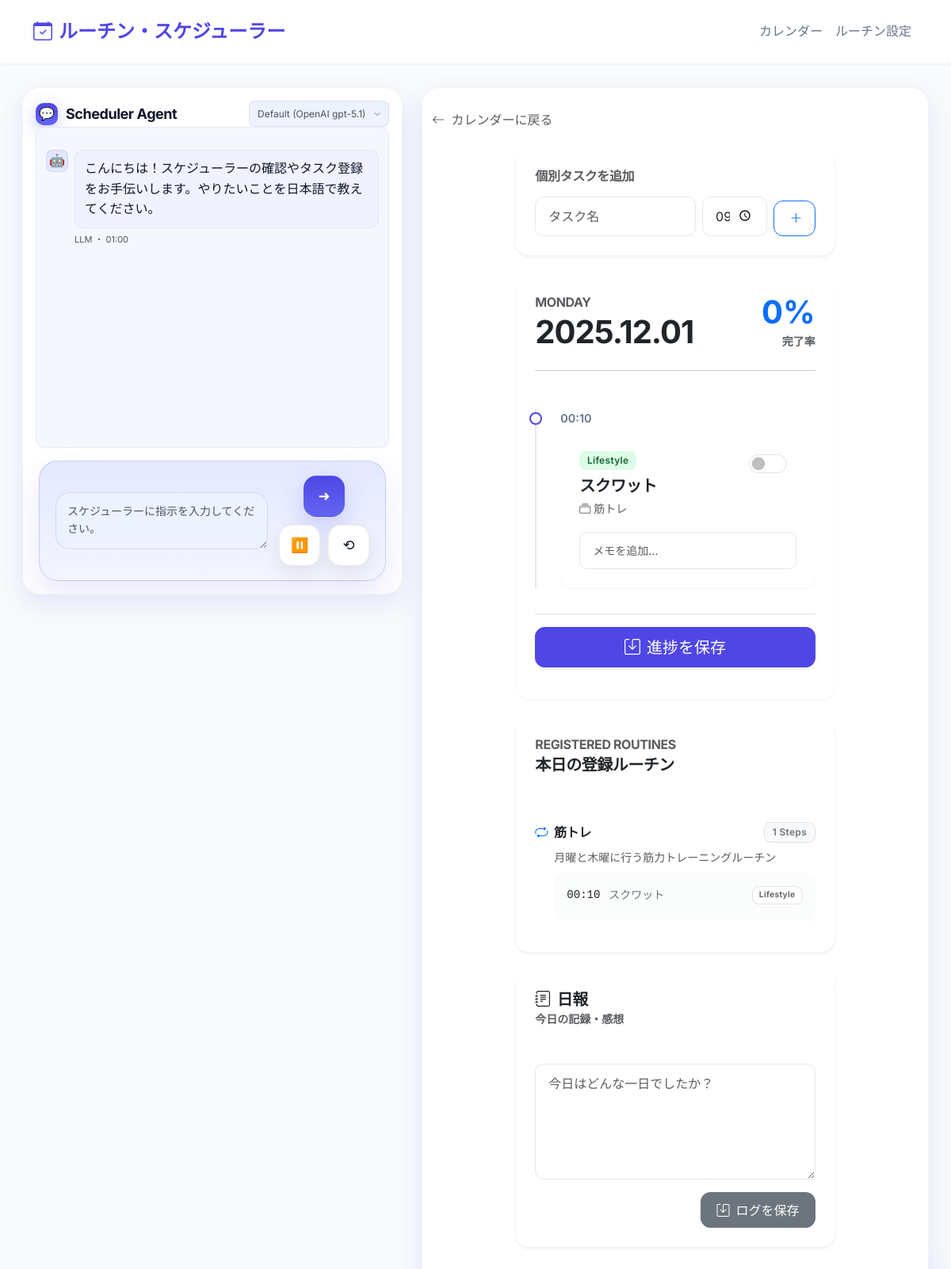
Screenshot of /day/2025-12-01 with the database file from the repository.
### app.py (models this page shows)
class Step(db.Model):
    id = db.Column(db.Integer, primary_key=True)
    routine_id = db.Column(db.Integer, db.ForeignKey('routine.id'), nullable=False)
    name = db.Column(db.String(100), nullable=False)
    time = db.Column(db.String(10), default="00:00") # HH:MM
    category = db.Column(db.String(50), default="Other") # IoT, Browser, Lifestyle, Other
    memo = db.Column(db.String(200)) # New field

class Routine(db.Model):
    id = db.Column(db.Integer, primary_key=True)
    name = db.Column(db.String(100), nullable=False)
    days = db.Column(db.String(50), default="0,1,2,3,4") # 0=Mon, 6=Sun. Comma separated
    description = db.Column(db.String(200))
    steps = db.relationship('Step', backref='routine', lazy=True, cascade="all, delete-orphan")

### app.py (the view, shortened to what this page needs)
@app.route('/day/<date_str>', methods=['GET', 'POST'])
def day_view(date_str):
    try:
        date_obj = datetime.datetime.strptime(date_str, '%Y-%m-%d').date()
    except ValueError:
        return redirect(url_for('index'))
    timeline_items, completion_rate = _get_timeline_data(date_obj)
    day_log = DayLog.query.filter_by(date=date_obj).first()
    routines = get_weekday_routines(date_obj.weekday())
    return render_template('day.html', date=date_obj, timeline_items=timeline_items, day_log=day_log, completion_rate=completion_rate, routines=routines)

### app.py (called while the page is built, shortened)
@app.context_processor
def _inject_proxy_prefix():
    return {"proxy_prefix": request.environ.get("SCRIPT_NAME", "") or ""}

def get_weekday_routines(weekday_int):
    all_routines = Routine.query.all()
    matched = []
    for r in all_routines:
        if str(weekday_int) in r.days.split(','):
            matched.append(r)
    return matched

def _get_timeline_data(date_obj):
    routines = get_weekday_routines(date_obj.weekday())
    custom_tasks = CustomTask.query.filter_by(date=date_obj).all()
    timeline_items = []
    total_items = 0
    completed_items = 0
    for r in routines:
        for s in r.steps:
            log = DailyLog.query.filter_by(date=date_obj, step_id=s.id).first()
            timeline_items.append({
                'type': 'routine',
                'routine': r,
                'step': s,
                'log': log,
                'time': s.time,
                'id': s.id
            })
            total_items += 1
            if log and log.done:
                completed_items += 1
    timeline_items.sort(key=lambda x: x['time'])
    completion_rate = 0
    if total_items > 0:
        completion_rate = int((completed_items / total_items) * 100)
    return timeline_items, completion_rate

### templates/day.html
{% extends "layout.html" %}
{% block content %}
<div class="mb-4">
    <a href="{{ url_for('index') }}" class="text-decoration-none text-muted hover-primary">
        <i class="bi bi-arrow-left me-1"></i> カレンダーに戻る
    </a>
</div>
<div class="row justify-content-center">
    <div class="col-lg-8">
        <div class="card shadow-sm border-0 mb-4">
            <div class="card-body">
                <h6 class="text-muted mb-3">個別タスクを追加</h6>
                <form method="POST" class="row g-2 align-items-end">
                    <div class="col-7">
                        <input type="text" class="form-control" name="custom_name" placeholder="タスク名" required>
                    </div>
                    <div class="col-3">
                        <input type="time" class="form-control" name="custom_time" value="09:00">
                    </div>
                    <div class="col-2">
                        <button type="submit" name="add_custom_task" class="btn btn-outline-primary w-100">
                            <i class="bi bi-plus-lg"></i>
                        </button>
                    </div>
                </form>
            </div>
        </div>
        {% include 'timeline_partial.html' %}
        <div class="card shadow-sm border-0 mb-4">
            <div class="card-header bg-white border-0 pt-4 px-4">
                 <h6 class="text-uppercase text-muted mb-1">Registered Routines</h6>
                 <h5 class="fw-bold mb-0">本日の登録ルーチン</h5>
            </div>
            <div class="card-body px-4">
                {% if routines and routines|length > 0 %}
                    <div class="list-group list-group-flush">
                    {% for routine in routines %}
                        <div class="list-group-item px-0 py-3 border-light">
                            <div class="d-flex justify-content-between align-items-center mb-2">
                                <h6 class="mb-0 fw-bold text-dark"><i class="bi bi-repeat me-2 text-primary"></i>{{ routine.name }}</h6>
                                <span class="badge bg-light text-secondary border">{{ routine.steps|length }} Steps</span>
                            </div>
                            {% if routine.description %}
                                <p class="small text-muted mb-2 ps-4">{{ routine.description }}</p>
                            {% endif %}
                            <div class="bg-light bg-opacity-50 rounded-3 p-3 mt-2 ms-4">
                                {% if routine.steps|length == 0 %}
                                    <span class="small text-muted">ステップなし</span>
                                {% else %}
                                    {% for step in routine.steps|sort(attribute='time') %}
                                        <div class="d-flex small text-secondary mb-1 align-items-center">
                                            <span class="fw-medium text-dark me-2 font-monospace" style="min-width: 45px;">{{ step.time }}</span>
                                            <span class="me-auto">{{ step.name }}</span>
                                            <span class="badge bg-white text-muted border ms-2" style="font-size: 0.65rem;">{{ step.category }}</span>
                                        </div>
                                    {% endfor %}
                                {% endif %}
                            </div>
                        </div>
                    {% endfor %}
                    </div>
                {% else %}
                    <div class="text-center py-4">
                        <p class="text-muted mb-0">本日の登録ルーチンはありません。</p>
                    </div>
                {% endif %}
            </div>
        </div>
        <div id="daily-log-wrapper">
            {% include 'log_partial.html' %}
        </div>
    </div>
</div>
{% endblock %}

### templates/timeline_partial.html (shortened to what this page needs)
<div id="schedule-container" class="card shadow-md border-0 mb-4">
    <div class="card-header bg-white border-0 pt-4 pb-2 px-4">
        <div class="d-flex justify-content-between align-items-end">
            <div>
                <h6 class="text-uppercase text-muted mb-1">{{ date.strftime('%A') }}</h6>
                <h2 class="mb-0 display-6 fw-bold">{{ date.strftime('%Y.%m.%d') }}</h2>
            </div>
            <div class="text-end">
                 {% if timeline_items|length > 0 %}
                    <div class="display-6 fw-bold text-primary">{{ completion_rate }}%</div>
                    <small class="text-muted">完了率</small>
                {% endif %}
            </div>
        </div>
    </div>
    <div class="card-body px-4 pt-2">
        <hr class="mb-5 mt-2 opacity-10">
        {% if timeline_items|length == 0 %}
            <div class="text-center py-5">
                <div class="mb-3 text-muted display-1"><i class="bi bi-calendar-check"></i></div>
                <h4 class="text-muted">タスクがありません。</h4>
                <p class="text-muted">上のフォームからタスクを追加してください。</p>
            </div>
        {% else %}
            <form method="POST">
                <div class="timeline">
                    {% for item in timeline_items %}
                    {% set done_name = "done_" ~ item.id if item.type == 'routine' else "custom_done_" ~ item.id %}
                    {% set memo_name = "memo_" ~ item.id if item.type == 'routine' else "custom_memo_" ~ item.id %}
                    {% set is_done = item.log.done if item.log else false %}
                    {% set memo_val = item.log.memo if item.log and item.log.memo else '' %}
                    {% set item_dom_id = "item_" ~ item.type ~ "_" ~ item.id %}
                    <div class="timeline-item" id="{{ item_dom_id }}">
                        <div class="timeline-dot" style="{% if item.type == 'custom' %}border-color: var(--secondary-color);{% endif %}"></div>
                        <div class="timeline-time">{{ item.time }}</div>
                        <div class="card {% if is_done %}bg-light border-success{% endif %}">
                            <div class="card-body">
                                <div class="d-flex justify-content-between align-items-start mb-2">
                                    <div>
                                        {% if item.type == 'routine' %}
                                            <span class="badge badge-{{ item.step.category|lower }} mb-2">{{ item.step.category }}</span>
                                            <h5 class="card-title mb-1">{{ item.step.name }}</h5>
                                            <small class="text-muted"><i class="bi bi-collection me-1"></i>{{ item.routine.name }}</small>
                                        {% endif %}
                                    </div>
                                    <div class="form-check form-switch">
                                        <input class="form-check-input fs-4" type="checkbox"
                                               name="{{ done_name }}"
                                               id="{{ done_name }}"
                                               role="switch"
                                               {% if is_done %}checked{% endif %}>
                                    </div>
                                </div>
                                <div class="mt-3">
                                    <input type="text" class="form-control form-control-sm bg-white"
                                           name="{{ memo_name }}"
                                           placeholder="メモを追加..."
                                           value="{{ memo_val }}">
                                </div>
                            </div>
                        </div>
                    </div>
                    {% endfor %}
                </div>
                <div class="sticky-bottom bg-white py-3 border-top mt-4" style="bottom: 0; z-index: 10;">
                     <button type="submit" class="btn btn-primary w-100 btn-lg shadow-sm">
                        <i class="bi bi-save me-2"></i>進捗を保存
                    </button>
                </div>
            </form>
        {% endif %}
    </div>
</div>

### static/style.css (style rules this page uses)
:root { --primary-color: #4f46e5; --primary-hover: #4338ca; --secondary-color: #64748b; --bg-color: #f8fafc; --card-bg: #ffffff; --text-main: #1e293b; --text-muted: #94a3b8; --border-radius: 16px; --shadow-sm: 0 1px 3px rgba(0,0,0,0.05); --shadow-md: 0 4px 6px -1px rgba(0,0,0,0.1), 0 2px 4px -1px rgba(0,0,0,0.06); --font-main: "Söhne", "Inter", "Noto Sans JP", ui-sans-serif, system-ui, -apple-system, "Segoe UI", Roboto, Ubuntu, Cantarell, "Noto Sans", sans-serif, "Helvetica Neue", Arial, "Apple Color Emoji", "Segoe UI Emoji", "Segoe UI Symbol", "Noto Color Emoji"; }
body { font-family: var(--font-main); background-color: var(--bg-color); color: var(--text-main); line-height: 1.6; }
h1, h2, h3, h4, h5, h6 { font-weight: 700; letter-spacing: -0.025em; }
.card { background-color: var(--card-bg); border: none; border-radius: var(--border-radius); box-shadow: var(--shadow-sm); transition: transform 0.2s, box-shadow 0.2s; }
.card-header { background-color: transparent; border-bottom: 1px solid #f1f5f9; padding: 1.25rem 1.5rem; font-weight: 600; }
.card-body { padding: 1.5rem; }
.btn { border-radius: 12px; padding: 0.6rem 1.2rem; font-weight: 500; transition: all 0.2s; }
.btn-primary { background-color: var(--primary-color); border-color: var(--primary-color); }
.timeline { position: relative; padding-left: 2rem; }
.timeline::before { content: ''; position: absolute; left: 0; top: 0; bottom: 0; width: 2px; background: #e2e8f0; }
.timeline-item { position: relative; margin-bottom: 2rem; }
.timeline-dot { position: absolute; left: -2.45rem; top: 0.25rem; width: 1rem; height: 1rem; background: var(--card-bg); border: 2px solid var(--primary-color); border-radius: 50%; z-index: 1; }
.timeline-time { font-size: 0.9rem; color: var(--secondary-color); font-weight: 600; margin-bottom: 0.25rem; }
.form-control, .form-select { border-radius: 10px; border: 1px solid #e2e8f0; padding: 0.75rem 1rem; }
.badge { padding: 0.5em 0.8em; font-weight: 600; border-radius: 8px; letter-spacing: 0.025em; }
.badge-lifestyle { background-color: #dcfce7; color: #166534; }
:root { --chat-bg: #f5f7ff; --chat-panel: #ffffff; --chat-card: #f0f2ff; --chat-muted: #6b7280; --chat-text: #0f172a; --chat-text-dim: #4b5563; --chat-accent: var(--primary-color); --chat-accent-2: #6366f1; --chat-danger: #ef4444; --chat-shadow: 0 12px 32px rgba(79, 70, 229, 0.12); --chat-radius: 16px; --chat-radius-lg: 22px; --chat-ring: 0 0 0 2px rgba(79,70,229,.2); --chat-control-size: 52px; }
body { background: radial-gradient(900px 700px at 10% -20%, rgba(99,102,241,.06), transparent 60%), radial-gradient(1200px 800px at 90% 120%, rgba(79,70,229,.08), transparent 60%), var(--bg-color); }

### rows the page displays
Step: time "00:10", step.category "Lifestyle", step.name "スクワット", routine.name "筋トレ", name "スクワット", category "Lifestyle"
Routine: name "筋トレ", steps|length "1", description "月曜と木曜に行う筋力トレーニングルーチン"

### other values shown
{{ date.strftime('%A') }} "MONDAY"
{{ date.strftime('%Y.%m.%d') }} "2025.12.01"
{{ completion_rate }} "0"
